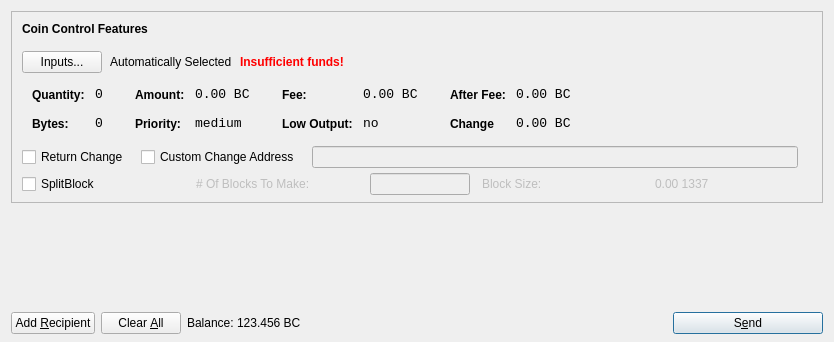
<?xml version="1.0" encoding="UTF-8"?>
<ui version="4.0">
 <class>SendCoinsDialog</class>
 <widget class="QDialog" name="SendCoinsDialog">
  <property name="geometry">
   <rect>
    <x>0</x>
    <y>0</y>
    <width>831</width>
    <height>342</height>
   </rect>
  </property>
  <property name="windowTitle">
   <string>Send Coins</string>
  </property>
  <layout class="QVBoxLayout" name="verticalLayout" stretch="0,1,0">
   <property name="bottomMargin">
    <number>8</number>
   </property>
   <item>
    <widget class="QFrame" name="frameCoinControl">
     <property name="sizePolicy">
      <sizepolicy hsizetype="Expanding" vsizetype="Expanding">
       <horstretch>0</horstretch>
       <verstretch>0</verstretch>
      </sizepolicy>
     </property>
     <property name="maximumSize">
      <size>
       <width>16777215</width>
       <height>16777215</height>
      </size>
     </property>
     <property name="frameShape">
      <enum>QFrame::StyledPanel</enum>
     </property>
     <property name="frameShadow">
      <enum>QFrame::Sunken</enum>
     </property>
     <layout class="QVBoxLayout" name="verticalLayoutCoinControl2">
      <property name="spacing">
       <number>6</number>
      </property>
      <property name="leftMargin">
       <number>0</number>
      </property>
      <property name="topMargin">
       <number>0</number>
      </property>
      <property name="rightMargin">
       <number>0</number>
      </property>
      <property name="bottomMargin">
       <number>6</number>
      </property>
      <item>
       <layout class="QVBoxLayout" name="verticalLayoutCoinControl" stretch="0,0,0,0,1,0">
        <property name="spacing">
         <number>0</number>
        </property>
        <property name="leftMargin">
         <number>10</number>
        </property>
        <property name="topMargin">
         <number>10</number>
        </property>
        <item>
         <layout class="QHBoxLayout" name="horizontalLayoutCoinControl1">
          <property name="bottomMargin">
           <number>15</number>
          </property>
          <item>
           <widget class="QLabel" name="labelCoinControlFeatures">
            <property name="sizePolicy">
             <sizepolicy hsizetype="Preferred" vsizetype="Maximum">
              <horstretch>0</horstretch>
              <verstretch>0</verstretch>
             </sizepolicy>
            </property>
            <property name="font">
             <font>
              <weight>75</weight>
              <bold>true</bold>
             </font>
            </property>
            <property name="styleSheet">
             <string notr="true">font-weight:bold;</string>
            </property>
            <property name="text">
             <string>Coin Control Features</string>
            </property>
           </widget>
          </item>
         </layout>
        </item>
        <item>
         <layout class="QHBoxLayout" name="horizontalLayoutCoinControl2" stretch="0,0,0,0">
          <property name="spacing">
           <number>8</number>
          </property>
          <property name="bottomMargin">
           <number>10</number>
          </property>
          <item>
           <widget class="QPushButton" name="pushButtonCoinControl">
            <property name="styleSheet">
             <string notr="true"/>
            </property>
            <property name="text">
             <string>Inputs...</string>
            </property>
           </widget>
          </item>
          <item>
           <widget class="QLabel" name="labelCoinControlAutomaticallySelected">
            <property name="text">
             <string>Automatically Selected</string>
            </property>
            <property name="margin">
             <number>5</number>
            </property>
           </widget>
          </item>
          <item>
           <widget class="QLabel" name="labelCoinControlInsuffFunds">
            <property name="font">
             <font>
              <weight>75</weight>
              <bold>true</bold>
             </font>
            </property>
            <property name="styleSheet">
             <string notr="true">color:red;font-weight:bold;</string>
            </property>
            <property name="text">
             <string>Insufficient funds!</string>
            </property>
            <property name="margin">
             <number>5</number>
            </property>
           </widget>
          </item>
          <item>
           <spacer name="horizontalSpacerCoinControl">
            <property name="orientation">
             <enum>Qt::Horizontal</enum>
            </property>
            <property name="sizeHint" stdset="0">
             <size>
              <width>40</width>
              <height>1</height>
             </size>
            </property>
           </spacer>
          </item>
         </layout>
        </item>
        <item>
         <widget class="QWidget" name="widgetCoinControl" native="true">
          <property name="sizePolicy">
           <sizepolicy hsizetype="Preferred" vsizetype="Preferred">
            <horstretch>0</horstretch>
            <verstretch>0</verstretch>
           </sizepolicy>
          </property>
          <property name="minimumSize">
           <size>
            <width>0</width>
            <height>0</height>
           </size>
          </property>
          <property name="styleSheet">
           <string notr="true"/>
          </property>
          <layout class="QHBoxLayout" name="horizontalLayoutCoinControl5">
           <property name="leftMargin">
            <number>0</number>
           </property>
           <property name="topMargin">
            <number>0</number>
           </property>
           <property name="rightMargin">
            <number>0</number>
           </property>
           <property name="bottomMargin">
            <number>0</number>
           </property>
           <item>
            <layout class="QHBoxLayout" name="horizontalLayoutCoinControl3" stretch="0,0,0,1">
             <property name="spacing">
              <number>20</number>
             </property>
             <property name="topMargin">
              <number>0</number>
             </property>
             <property name="bottomMargin">
              <number>10</number>
             </property>
             <item>
              <layout class="QFormLayout" name="formLayoutCoinControl1">
               <property name="horizontalSpacing">
                <number>10</number>
               </property>
               <property name="verticalSpacing">
                <number>14</number>
               </property>
               <property name="leftMargin">
                <number>10</number>
               </property>
               <property name="topMargin">
                <number>4</number>
               </property>
               <property name="rightMargin">
                <number>6</number>
               </property>
               <item row="0" column="0">
                <widget class="QLabel" name="labelCoinControlQuantityText">
                 <property name="styleSheet">
                  <string notr="true">font-weight:bold;</string>
                 </property>
                 <property name="text">
                  <string>Quantity:</string>
                 </property>
                 <property name="margin">
                  <number>0</number>
                 </property>
                </widget>
               </item>
               <item row="0" column="1">
                <widget class="QLabel" name="labelCoinControlQuantity">
                 <property name="font">
                  <font>
                   <family>Monospace</family>
                   <pointsize>10</pointsize>
                  </font>
                 </property>
                 <property name="cursor">
                  <cursorShape>IBeamCursor</cursorShape>
                 </property>
                 <property name="contextMenuPolicy">
                  <enum>Qt::ActionsContextMenu</enum>
                 </property>
                 <property name="text">
                  <string>0</string>
                 </property>
                 <property name="margin">
                  <number>0</number>
                 </property>
                 <property name="textInteractionFlags">
                  <set>Qt::LinksAccessibleByMouse|Qt::TextSelectableByKeyboard|Qt::TextSelectableByMouse</set>
                 </property>
                </widget>
               </item>
               <item row="1" column="0">
                <widget class="QLabel" name="labelCoinControlBytesText">
                 <property name="styleSheet">
                  <string notr="true">font-weight:bold;</string>
                 </property>
                 <property name="text">
                  <string>Bytes:</string>
                 </property>
                </widget>
               </item>
               <item row="1" column="1">
                <widget class="QLabel" name="labelCoinControlBytes">
                 <property name="font">
                  <font>
                   <family>Monospace</family>
                   <pointsize>10</pointsize>
                  </font>
                 </property>
                 <property name="cursor">
                  <cursorShape>IBeamCursor</cursorShape>
                 </property>
                 <property name="contextMenuPolicy">
                  <enum>Qt::ActionsContextMenu</enum>
                 </property>
                 <property name="text">
                  <string>0</string>
                 </property>
                 <property name="textInteractionFlags">
                  <set>Qt::LinksAccessibleByMouse|Qt::TextSelectableByKeyboard|Qt::TextSelectableByMouse</set>
                 </property>
                </widget>
               </item>
              </layout>
             </item>
             <item>
              <layout class="QFormLayout" name="formLayoutCoinControl2">
               <property name="horizontalSpacing">
                <number>10</number>
               </property>
               <property name="verticalSpacing">
                <number>14</number>
               </property>
               <property name="leftMargin">
                <number>6</number>
               </property>
               <property name="topMargin">
                <number>4</number>
               </property>
               <property name="rightMargin">
                <number>6</number>
               </property>
               <item row="0" column="0">
                <widget class="QLabel" name="labelCoinControlAmountText">
                 <property name="styleSheet">
                  <string notr="true">font-weight:bold;</string>
                 </property>
                 <property name="text">
                  <string>Amount:</string>
                 </property>
                 <property name="margin">
                  <number>0</number>
                 </property>
                </widget>
               </item>
               <item row="0" column="1">
                <widget class="QLabel" name="labelCoinControlAmount">
                 <property name="font">
                  <font>
                   <family>Monospace</family>
                   <pointsize>10</pointsize>
                  </font>
                 </property>
                 <property name="cursor">
                  <cursorShape>IBeamCursor</cursorShape>
                 </property>
                 <property name="contextMenuPolicy">
                  <enum>Qt::ActionsContextMenu</enum>
                 </property>
                 <property name="text">
                  <string>0.00 BC</string>
                 </property>
                 <property name="textInteractionFlags">
                  <set>Qt::LinksAccessibleByMouse|Qt::TextSelectableByKeyboard|Qt::TextSelectableByMouse</set>
                 </property>
                </widget>
               </item>
               <item row="1" column="0">
                <widget class="QLabel" name="labelCoinControlPriorityText">
                 <property name="styleSheet">
                  <string notr="true">font-weight:bold;</string>
                 </property>
                 <property name="text">
                  <string>Priority:</string>
                 </property>
                </widget>
               </item>
               <item row="1" column="1">
                <widget class="QLabel" name="labelCoinControlPriority">
                 <property name="font">
                  <font>
                   <family>Monospace</family>
                   <pointsize>10</pointsize>
                  </font>
                 </property>
                 <property name="cursor">
                  <cursorShape>IBeamCursor</cursorShape>
                 </property>
                 <property name="contextMenuPolicy">
                  <enum>Qt::ActionsContextMenu</enum>
                 </property>
                 <property name="text">
                  <string>medium</string>
                 </property>
                 <property name="textInteractionFlags">
                  <set>Qt::LinksAccessibleByMouse|Qt::TextSelectableByKeyboard|Qt::TextSelectableByMouse</set>
                 </property>
                </widget>
               </item>
              </layout>
             </item>
             <item>
              <layout class="QFormLayout" name="formLayoutCoinControl3">
               <property name="horizontalSpacing">
                <number>10</number>
               </property>
               <property name="verticalSpacing">
                <number>14</number>
               </property>
               <property name="leftMargin">
                <number>6</number>
               </property>
               <property name="topMargin">
                <number>4</number>
               </property>
               <property name="rightMargin">
                <number>6</number>
               </property>
               <item row="0" column="0">
                <widget class="QLabel" name="labelCoinControlFeeText">
                 <property name="styleSheet">
                  <string notr="true">font-weight:bold;</string>
                 </property>
                 <property name="text">
                  <string>Fee:</string>
                 </property>
                 <property name="margin">
                  <number>0</number>
                 </property>
                </widget>
               </item>
               <item row="0" column="1">
                <widget class="QLabel" name="labelCoinControlFee">
                 <property name="font">
                  <font>
                   <family>Monospace</family>
                   <pointsize>10</pointsize>
                  </font>
                 </property>
                 <property name="cursor">
                  <cursorShape>IBeamCursor</cursorShape>
                 </property>
                 <property name="contextMenuPolicy">
                  <enum>Qt::ActionsContextMenu</enum>
                 </property>
                 <property name="text">
                  <string>0.00 BC</string>
                 </property>
                 <property name="textInteractionFlags">
                  <set>Qt::LinksAccessibleByMouse|Qt::TextSelectableByKeyboard|Qt::TextSelectableByMouse</set>
                 </property>
                </widget>
               </item>
               <item row="1" column="0">
                <widget class="QLabel" name="labelCoinControlLowOutputText">
                 <property name="styleSheet">
                  <string notr="true">font-weight:bold;</string>
                 </property>
                 <property name="text">
                  <string>Low Output:</string>
                 </property>
                </widget>
               </item>
               <item row="1" column="1">
                <widget class="QLabel" name="labelCoinControlLowOutput">
                 <property name="font">
                  <font>
                   <family>Monospace</family>
                   <pointsize>10</pointsize>
                  </font>
                 </property>
                 <property name="cursor">
                  <cursorShape>IBeamCursor</cursorShape>
                 </property>
                 <property name="contextMenuPolicy">
                  <enum>Qt::ActionsContextMenu</enum>
                 </property>
                 <property name="text">
                  <string>no</string>
                 </property>
                 <property name="textInteractionFlags">
                  <set>Qt::LinksAccessibleByMouse|Qt::TextSelectableByKeyboard|Qt::TextSelectableByMouse</set>
                 </property>
                </widget>
               </item>
              </layout>
             </item>
             <item>
              <layout class="QFormLayout" name="formLayoutCoinControl4">
               <property name="fieldGrowthPolicy">
                <enum>QFormLayout::AllNonFixedFieldsGrow</enum>
               </property>
               <property name="horizontalSpacing">
                <number>10</number>
               </property>
               <property name="verticalSpacing">
                <number>14</number>
               </property>
               <property name="leftMargin">
                <number>6</number>
               </property>
               <property name="topMargin">
                <number>4</number>
               </property>
               <property name="rightMargin">
                <number>6</number>
               </property>
               <item row="0" column="0">
                <widget class="QLabel" name="labelCoinControlAfterFeeText">
                 <property name="styleSheet">
                  <string notr="true">font-weight:bold;</string>
                 </property>
                 <property name="text">
                  <string>After Fee:</string>
                 </property>
                 <property name="margin">
                  <number>0</number>
                 </property>
                </widget>
               </item>
               <item row="0" column="1">
                <widget class="QLabel" name="labelCoinControlAfterFee">
                 <property name="font">
                  <font>
                   <family>Monospace</family>
                   <pointsize>10</pointsize>
                  </font>
                 </property>
                 <property name="cursor">
                  <cursorShape>IBeamCursor</cursorShape>
                 </property>
                 <property name="contextMenuPolicy">
                  <enum>Qt::ActionsContextMenu</enum>
                 </property>
                 <property name="text">
                  <string>0.00 BC</string>
                 </property>
                 <property name="textInteractionFlags">
                  <set>Qt::LinksAccessibleByMouse|Qt::TextSelectableByKeyboard|Qt::TextSelectableByMouse</set>
                 </property>
                </widget>
               </item>
               <item row="1" column="0">
                <widget class="QLabel" name="labelCoinControlChangeText">
                 <property name="styleSheet">
                  <string notr="true">font-weight:bold;</string>
                 </property>
                 <property name="text">
                  <string>Change</string>
                 </property>
                </widget>
               </item>
               <item row="1" column="1">
                <widget class="QLabel" name="labelCoinControlChange">
                 <property name="font">
                  <font>
                   <family>Monospace</family>
                   <pointsize>10</pointsize>
                  </font>
                 </property>
                 <property name="cursor">
                  <cursorShape>IBeamCursor</cursorShape>
                 </property>
                 <property name="contextMenuPolicy">
                  <enum>Qt::ActionsContextMenu</enum>
                 </property>
                 <property name="text">
                  <string>0.00 BC</string>
                 </property>
                 <property name="textInteractionFlags">
                  <set>Qt::LinksAccessibleByMouse|Qt::TextSelectableByKeyboard|Qt::TextSelectableByMouse</set>
                 </property>
                </widget>
               </item>
              </layout>
             </item>
            </layout>
           </item>
          </layout>
         </widget>
        </item>
        <item>
         <layout class="QHBoxLayout" name="horizontalLayoutCoinControl4" stretch="0,0,0,0">
          <property name="spacing">
           <number>12</number>
          </property>
          <property name="sizeConstraint">
           <enum>QLayout::SetDefaultConstraint</enum>
          </property>
          <property name="topMargin">
           <number>5</number>
          </property>
          <property name="rightMargin">
           <number>5</number>
          </property>
          <item>
           <widget class="QCheckBox" name="returnChangeCheckBox">
            <property name="text">
             <string>Return Change</string>
            </property>
           </widget>
          </item>
          <item>
           <widget class="QCheckBox" name="checkBoxCoinControlChange">
            <property name="text">
             <string>Custom Change Address</string>
            </property>
           </widget>
          </item>
          <item>
           <widget class="QLineEdit" name="lineEditCoinControlChange">
            <property name="enabled">
             <bool>false</bool>
            </property>
            <property name="sizePolicy">
             <sizepolicy hsizetype="Expanding" vsizetype="Fixed">
              <horstretch>0</horstretch>
              <verstretch>0</verstretch>
             </sizepolicy>
            </property>
           </widget>
          </item>
          <item>
           <widget class="QLabel" name="labelCoinControlChangeLabel">
            <property name="sizePolicy">
             <sizepolicy hsizetype="Preferred" vsizetype="Expanding">
              <horstretch>0</horstretch>
              <verstretch>0</verstretch>
             </sizepolicy>
            </property>
            <property name="minimumSize">
             <size>
              <width>0</width>
              <height>0</height>
             </size>
            </property>
            <property name="text">
             <string/>
            </property>
            <property name="margin">
             <number>3</number>
            </property>
           </widget>
          </item>
         </layout>
        </item>
        <item>
         <layout class="QHBoxLayout" name="horizontalLayoutCoinControl4a" stretch="0,0,0,0,0">
          <property name="spacing">
           <number>12</number>
          </property>
          <property name="sizeConstraint">
           <enum>QLayout::SetDefaultConstraint</enum>
          </property>
          <property name="topMargin">
           <number>5</number>
          </property>
          <property name="rightMargin">
           <number>5</number>
          </property>
          <item>
           <widget class="QCheckBox" name="splitBlockCheckBox">
            <property name="text">
             <string>SplitBlock</string>
            </property>
           </widget>
          </item>
          <item>
           <widget class="QLabel" name="labelBlocksToMakeText">
            <property name="enabled">
             <bool>false</bool>
            </property>
            <property name="styleSheet">
             <string notr="true">background:transparent;</string>
            </property>
            <property name="text">
             <string># Of Blocks To Make:</string>
            </property>
           </widget>
          </item>
          <item>
           <widget class="QLineEdit" name="splitBlockLineEdit">
            <property name="enabled">
             <bool>false</bool>
            </property>
            <property name="sizePolicy">
             <sizepolicy hsizetype="Fixed" vsizetype="Fixed">
              <horstretch>0</horstretch>
              <verstretch>0</verstretch>
             </sizepolicy>
            </property>
            <property name="maximumSize">
             <size>
              <width>100</width>
              <height>16777215</height>
             </size>
            </property>
           </widget>
          </item>
          <item>
           <widget class="QLabel" name="labelBlockSizeText">
            <property name="enabled">
             <bool>false</bool>
            </property>
            <property name="styleSheet">
             <string notr="true">background:transparent;</string>
            </property>
            <property name="text">
             <string>Block Size:</string>
            </property>
           </widget>
          </item>
          <item>
           <widget class="QLabel" name="labelBlockSize">
            <property name="enabled">
             <bool>false</bool>
            </property>
            <property name="styleSheet">
             <string notr="true">background:transparent;</string>
            </property>
            <property name="text">
             <string>0.00 1337</string>
            </property>
           </widget>
          </item>
         </layout>
        </item>
        <item>
         <spacer name="verticalSpacerCoinControl">
          <property name="orientation">
           <enum>Qt::Vertical</enum>
          </property>
          <property name="sizeHint" stdset="0">
           <size>
            <width>800</width>
            <height>1</height>
           </size>
          </property>
         </spacer>
        </item>
       </layout>
      </item>
     </layout>
    </widget>
   </item>
   <item>
    <widget class="QScrollArea" name="scrollArea">
     <property name="styleSheet">
      <string notr="true">background:transparent;</string>
     </property>
     <property name="widgetResizable">
      <bool>true</bool>
     </property>
     <widget class="QWidget" name="scrollAreaWidgetContents">
      <property name="geometry">
       <rect>
        <x>0</x>
        <y>0</y>
        <width>811</width>
        <height>68</height>
       </rect>
      </property>
      <property name="styleSheet">
       <string notr="true">background:transparent;</string>
      </property>
      <layout class="QVBoxLayout" name="verticalLayout_2">
       <property name="leftMargin">
        <number>0</number>
       </property>
       <property name="topMargin">
        <number>0</number>
       </property>
       <property name="rightMargin">
        <number>0</number>
       </property>
       <property name="bottomMargin">
        <number>0</number>
       </property>
       <item>
        <layout class="QVBoxLayout" name="entries">
         <property name="spacing">
          <number>6</number>
         </property>
        </layout>
       </item>
       <item>
        <spacer name="verticalSpacer">
         <property name="orientation">
          <enum>Qt::Vertical</enum>
         </property>
         <property name="sizeHint" stdset="0">
          <size>
           <width>20</width>
           <height>40</height>
          </size>
         </property>
        </spacer>
       </item>
      </layout>
     </widget>
    </widget>
   </item>
   <item>
    <layout class="QHBoxLayout" name="horizontalLayout">
     <item>
      <widget class="QPushButton" name="addButton">
       <property name="toolTip">
        <string>Send to multiple recipients at once</string>
       </property>
       <property name="text">
        <string>Add &amp;Recipient</string>
       </property>
       <property name="icon">
        <iconset resource="../bitcoin.qrc">
         <normaloff>:/icons/add</normaloff>:/icons/add</iconset>
       </property>
       <property name="autoDefault">
        <bool>false</bool>
       </property>
      </widget>
     </item>
     <item>
      <widget class="QPushButton" name="clearButton">
       <property name="sizePolicy">
        <sizepolicy hsizetype="Minimum" vsizetype="Fixed">
         <horstretch>0</horstretch>
         <verstretch>0</verstretch>
        </sizepolicy>
       </property>
       <property name="toolTip">
        <string>Remove all transaction fields</string>
       </property>
       <property name="text">
        <string>Clear &amp;All</string>
       </property>
       <property name="icon">
        <iconset resource="../bitcoin.qrc">
         <normaloff>:/icons/remove</normaloff>:/icons/remove</iconset>
       </property>
       <property name="autoRepeatDelay">
        <number>300</number>
       </property>
       <property name="autoDefault">
        <bool>false</bool>
       </property>
      </widget>
     </item>
     <item>
      <layout class="QHBoxLayout" name="horizontalLayout_2">
       <property name="spacing">
        <number>3</number>
       </property>
       <item>
        <widget class="QLabel" name="label">
         <property name="sizePolicy">
          <sizepolicy hsizetype="Preferred" vsizetype="Fixed">
           <horstretch>0</horstretch>
           <verstretch>0</verstretch>
          </sizepolicy>
         </property>
         <property name="text">
          <string>Balance:</string>
         </property>
        </widget>
       </item>
       <item>
        <widget class="QLabel" name="labelBalance">
         <property name="sizePolicy">
          <sizepolicy hsizetype="Preferred" vsizetype="Fixed">
           <horstretch>0</horstretch>
           <verstretch>0</verstretch>
          </sizepolicy>
         </property>
         <property name="cursor">
          <cursorShape>IBeamCursor</cursorShape>
         </property>
         <property name="text">
          <string>123.456 BC</string>
         </property>
         <property name="textInteractionFlags">
          <set>Qt::LinksAccessibleByMouse|Qt::TextSelectableByKeyboard|Qt::TextSelectableByMouse</set>
         </property>
        </widget>
       </item>
      </layout>
     </item>
     <item>
      <spacer name="horizontalSpacer">
       <property name="orientation">
        <enum>Qt::Horizontal</enum>
       </property>
       <property name="sizeHint" stdset="0">
        <size>
         <width>40</width>
         <height>20</height>
        </size>
       </property>
      </spacer>
     </item>
     <item>
      <widget class="QPushButton" name="sendButton">
       <property name="minimumSize">
        <size>
         <width>150</width>
         <height>0</height>
        </size>
       </property>
       <property name="toolTip">
        <string>Confirm the send action</string>
       </property>
       <property name="text">
        <string>S&amp;end</string>
       </property>
       <property name="icon">
        <iconset resource="../bitcoin.qrc">
         <normaloff>:/icons/send</normaloff>:/icons/send</iconset>
       </property>
       <property name="default">
        <bool>true</bool>
       </property>
      </widget>
     </item>
    </layout>
   </item>
  </layout>
 </widget>
 <resources>
  <include location="../bitcoin.qrc"/>
 </resources>
 <connections/>
</ui>
